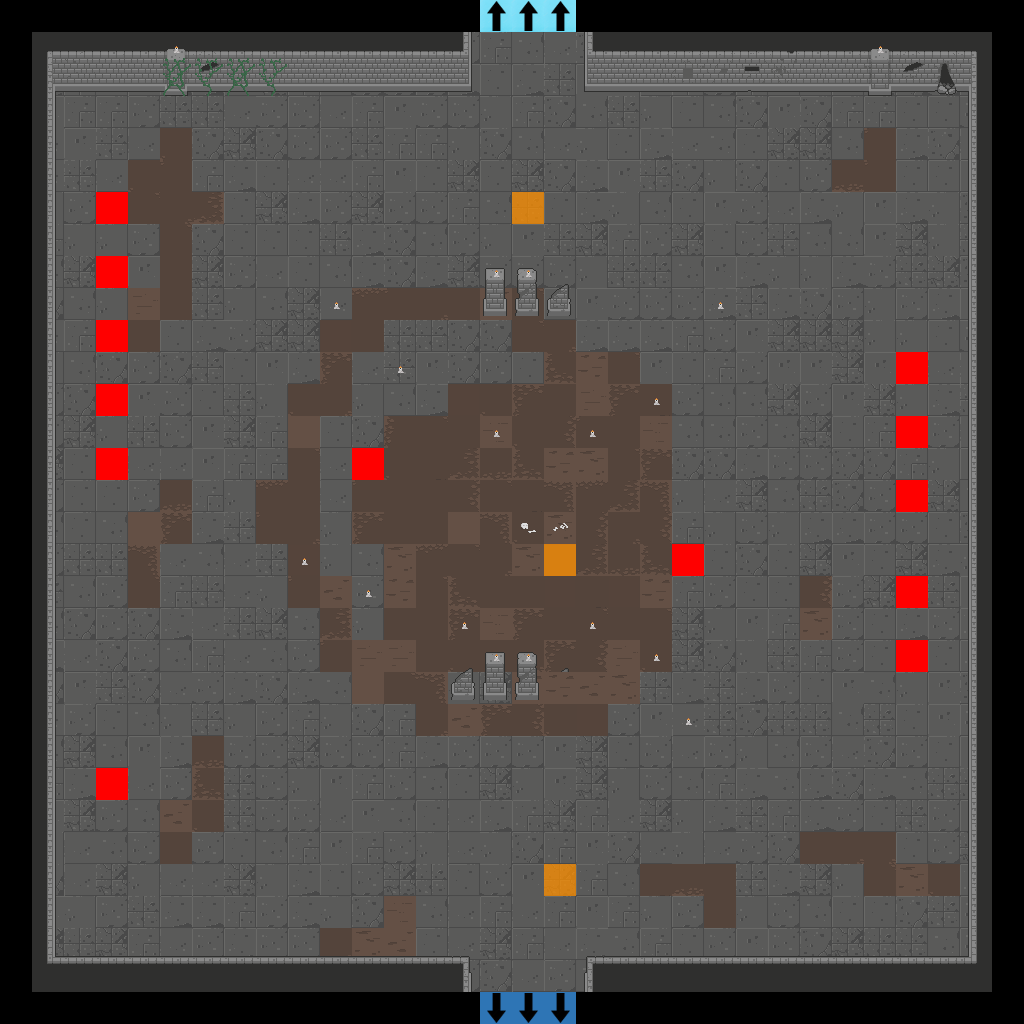

This game map was drawn from its Tiled (.tmx) file and the tilesets committed beside it. A one-line description and the trimmed map source follow:
An orthogonal 32x32 tile map with 32x32 px tiles, 7 tile layers (Floor, Walls, Doors, Pillars, ...), 2 tilesets.

<map version="1.2" tiledversion="2019.04.18" orientation="orthogonal" renderorder="right-down" width="32" height="32" tilewidth="32" tileheight="32" infinite="0" nextlayerid="22" nextobjectid="1">
 <tileset firstgid="1" source="Dungeon_Tileset_2.tsx" />
 <tileset firstgid="321" source="flags.tsx" />
 <layer id="15" name="Floor" width="32" height="32">
  <data>[1024 cells, 900 non-empty, 42 distinct tile ids]</data>
 </layer>
 <layer id="16" name="Walls" width="32" height="32">
  <data>[1024 cells, 164 non-empty, 39 distinct tile ids]</data>
 </layer>
 <layer id="17" name="Doors" width="32" height="32">
  <data>[1024 cells, 0 non-empty, 0 distinct tile ids]</data>
 </layer>
 <layer id="18" name="Pillars" width="32" height="32">
  <data>[1024 cells, 13 non-empty, 6 distinct tile ids]</data>
 </layer>
 <layer id="19" name="Candles" width="32" height="32">
  <data>[1024 cells, 18 non-empty, 1 distinct tile ids]</data>
 </layer>
 <layer id="20" name="Debris" width="32" height="32">
  <data>[1024 cells, 10 non-empty, 6 distinct tile ids]</data>
 </layer>
 <layer id="21" name="Flags" width="32" height="32">
  <data>[1024 cells, 22 non-empty, 4 distinct tile ids]</data>
 </layer>
</map>
